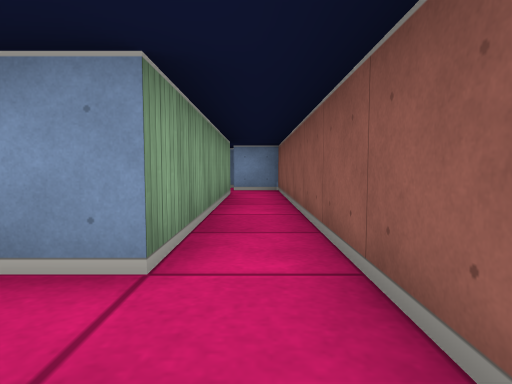
[1] (above)

17 first-person views from a walk through a cub3D ray-caster map. The camera is about half as high as the walls, tilts 4° down and sees 75° across. The floor is counted in squares. Each view is taken from the middle of a square. On the plan, view 1 faces up. The plan holds only what a view shows up to about 9 squares ahead; the rest is blank.

[2]
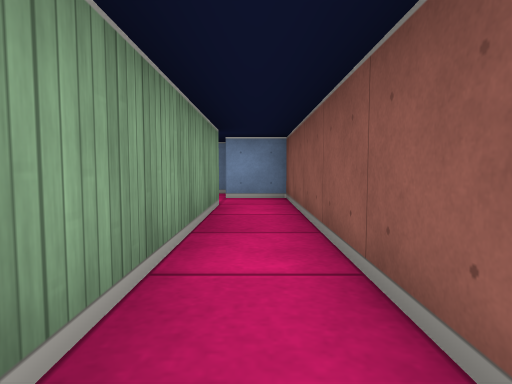

[3]
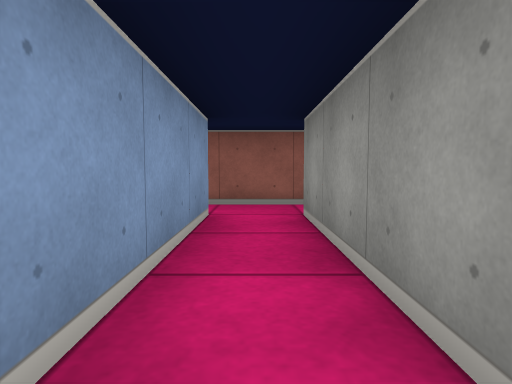

[4]
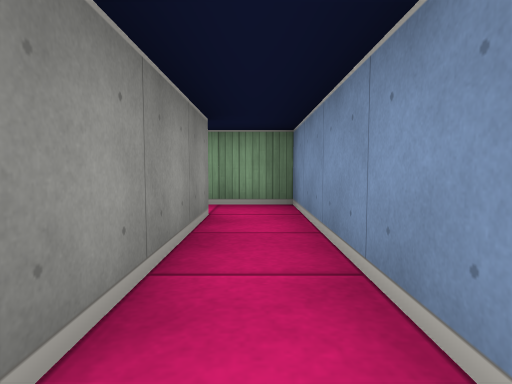

[5]
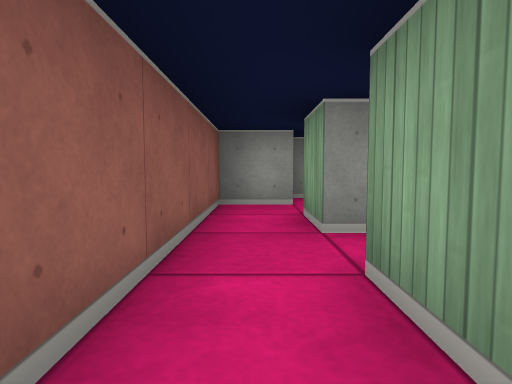

[6]
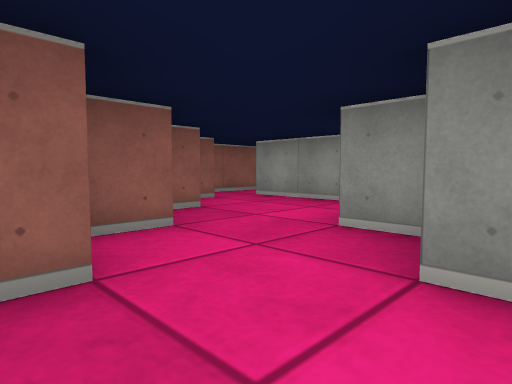

[7]
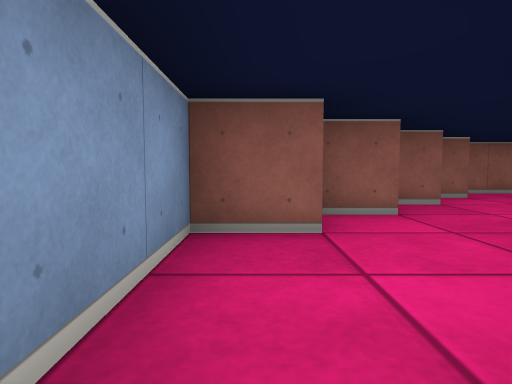

[8]
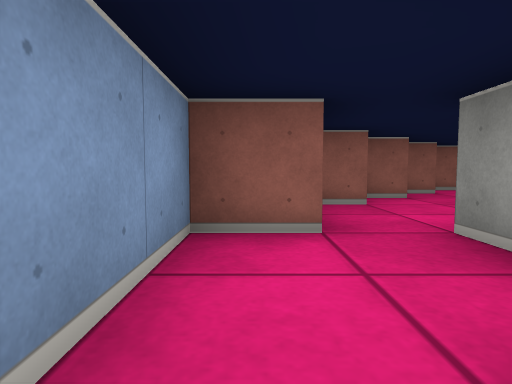

[9]
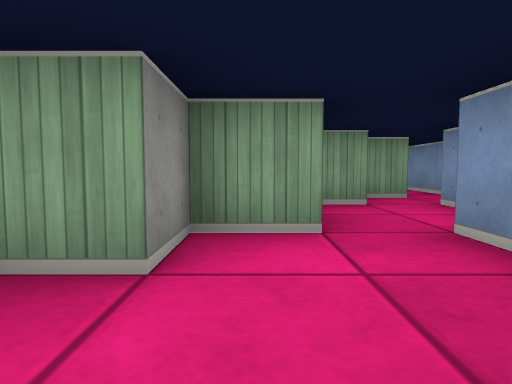

[10]
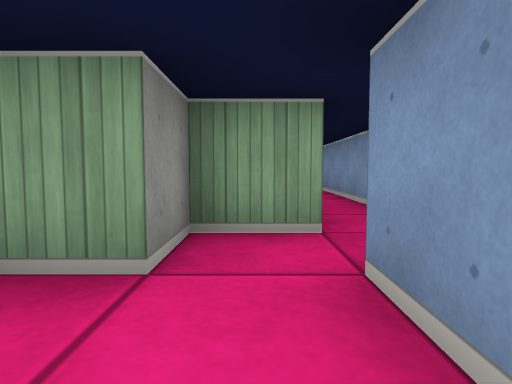

[11]
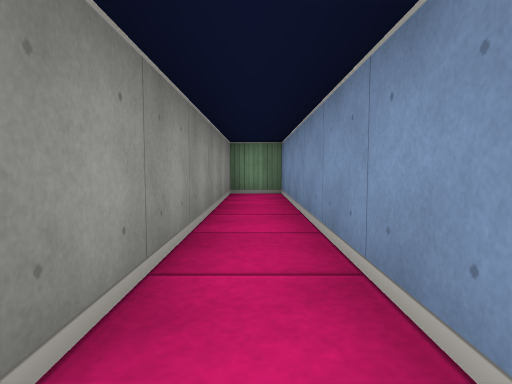

[12]
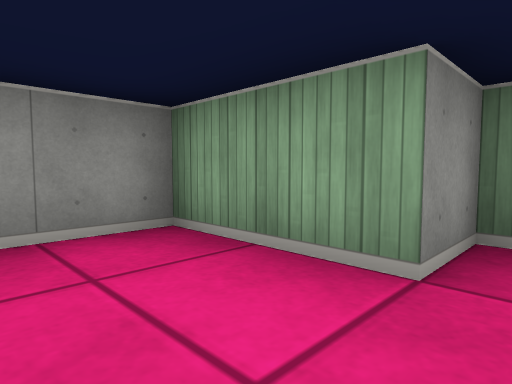

[13]
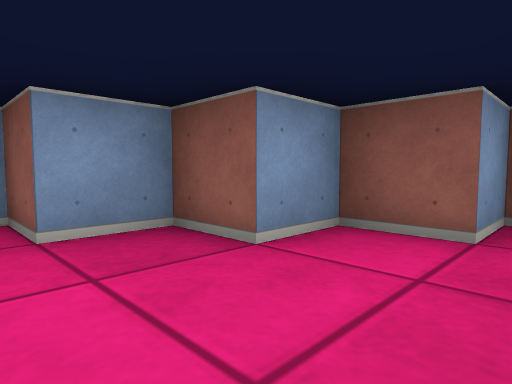

[14]
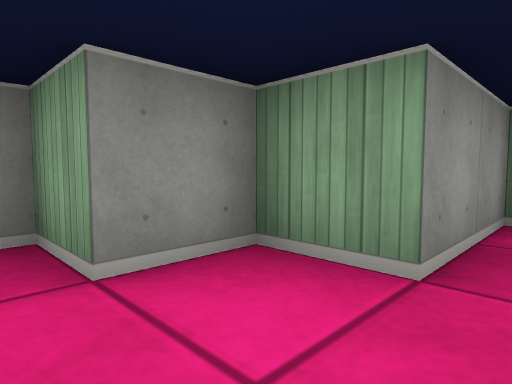

[15]
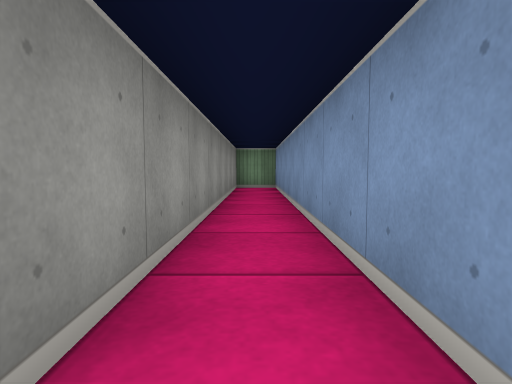

[16]
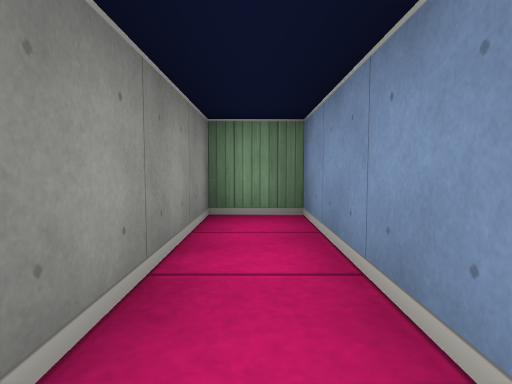

[17]
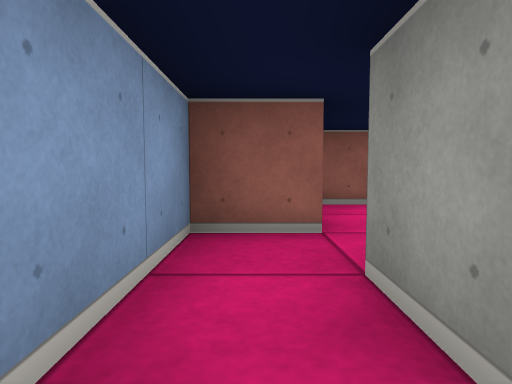

### Floor plan
Ten units are one square. View 1 is at (0, 0); x grows to the right and y downward. Boxes are objects, and circles mark ways between rooms. Rooms are numbered by the first view taken in them; rooms with no view inside come last. Other rooms are left out.
<svg viewBox="-170 -140 180 150">
<path fill="none" stroke="#000" d="M-35 -5 -5 -5 -5 5M-5 -15 -45 -15 -45 -2M5 5 5 -15M-5 -65 -5 -15M5 -15 5 -75 -5 -75M-35 -104 -35 -115 -55 -115M-55 -105 -55 -95 -45 -95 -45 -85 -35 -85 -35 -65 -5 -65M-5 -75 -5 -85 -15 -85 -15 -95 -25 -95 -25 -105M-75 -115 -75 -105 -55 -105M-55 -115 -55 -125 -75 -125M-75 -125 -75 -135 -165 -135 -165 -125 -85 -125 -85 -115 -75 -115"/>
<circle cx="0" cy="-20" r="3" fill="#2a7"/>
<circle cx="-10" cy="-70" r="3" fill="#2a7"/>
<circle cx="-60" cy="-110" r="3" fill="#2a7"/>
<circle cx="-80" cy="-120" r="3" fill="#2a7"/>
<text x="-20" y="-10">1</text>
<text x="0" y="-50">2</text>
<text x="-30" y="-90">3</text>
<text x="-70" y="-120">4</text>
<text x="-120" y="-130">5</text>
</svg>
Room 1 opens to room 2. Room 2 opens to room 3. Room 3 opens to room 4. Room 4 opens to room 5.

Where each view was taken, in squares from view 1:
view 1: 0 up, 0 right, facing up
view 2: 2 up, 0 right, facing up
view 3: 1 up, 4 left, facing right
view 4: 1 up, 0 right, facing left
view 5: 3 up, 0 right, facing down
view 6: 11 up, 5 left, facing down-right
view 7: 11 up, 6 left, facing right
view 8: 12 up, 8 left, facing right
view 9: 10 up, 3 left, facing left
view 10: 12 up, 6 left, facing left
view 11: 13 up, 10 left, facing left
view 12: 9 up, 2 left, facing down-left
view 13: 7 up, 3 left, facing up-right
view 14: 11 up, 4 left, facing down-left
view 15: 13 up, 8 left, facing left
view 16: 13 up, 13 left, facing left
view 17: 13 up, 10 left, facing right
